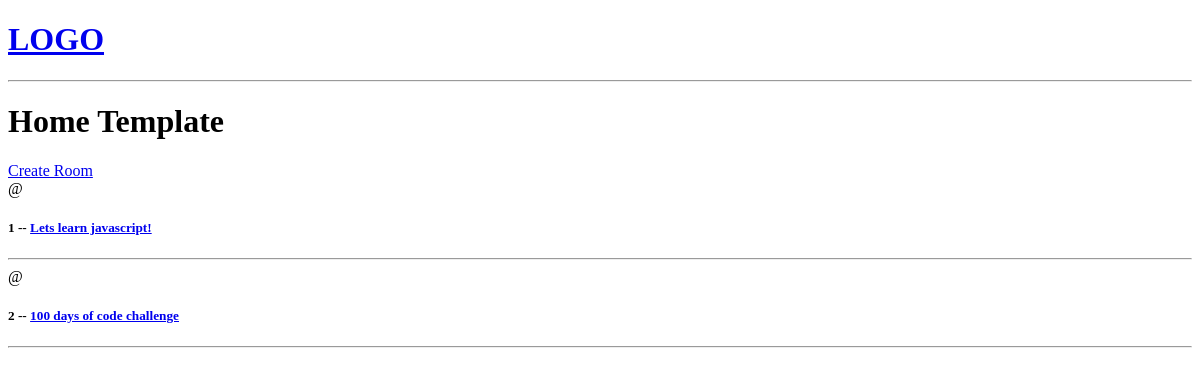
Before: / with the older database file.
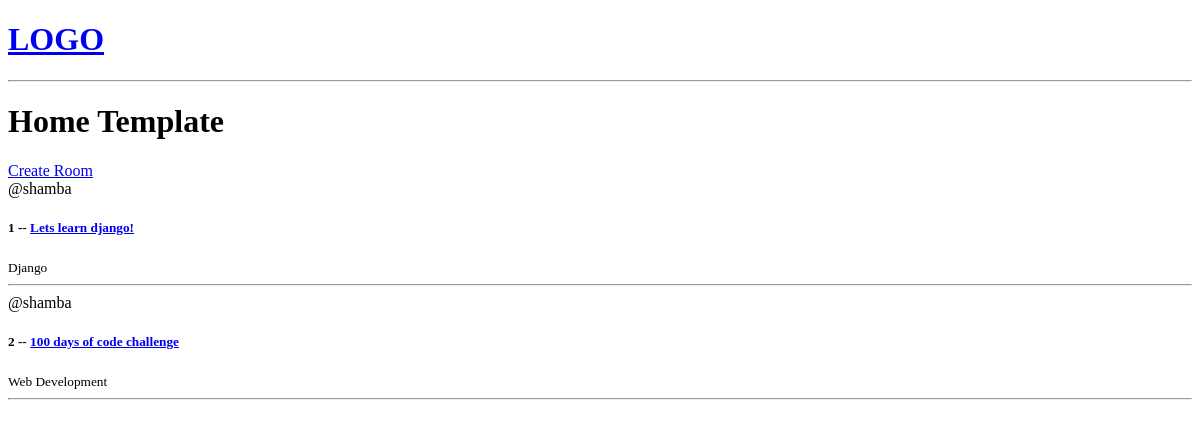
After: the same page with the newer database file.
### base/models.py (models this page shows, shortened)
class Room(models.Model):
    host = models.ForeignKey(User, on_delete=models.SET_NULL, null=True)
    topic = models.ForeignKey(Topic, on_delete=models.SET_NULL, null=True)
    name = models.CharField(max_length=200)
    description = models.TextField(null=True, blank=True)
    updated = models.DateTimeField(auto_now=True)
    created = models.DateTimeField(auto_now_add=True)

class Topic(models.Model):
    name = models.CharField(max_length=200)

### base/views.py (the view)
# urls.py: path('', views.home, name="home"),
def home(request):
    rooms = Room.objects.all()
    context = {'rooms': rooms}
    return render(request, 'base/home.html', context)

### base/templates/base/home.html
{% extends 'main.html' %}
{% block content %}
<h1>Home Template</h1>
<div>
    <a href="{% url 'create-room' %}">Create Room</a>
    <div>
        {% for room in rooms%}
            <div>
                <span>@{{room.host.username}}</span>
               <h5>{{room.id}} -- <a href="{% url 'room' room.id %}">{{room.name}}</a></h5>
               <small>{{room.topic.name}}</small>
               <hr>
            </div>
        {% endfor %}
    </div>
</div>
{% endblock content %}

### templates/main.html (shortened to what this page needs)
<!DOCTYPE html>
<html>
    <head>
    </head>
    <body>
        {% include 'navbar.html' %}
        {% block content %}
        {% endblock %}
    </body>
</html>

### templates/navbar.html
<a href="/">
    <h1>LOGO</h1>
</a>
<hr>

Changed rows visible on the page:
changed Room id 1: host.username (not shown) → "shamba"; name "Lets learn javascript!" → "Lets learn django!"; topic.name (not shown) → "Django"
changed Room id 2: host.username (not shown) → "shamba"; topic.name (not shown) → "Web Development"
